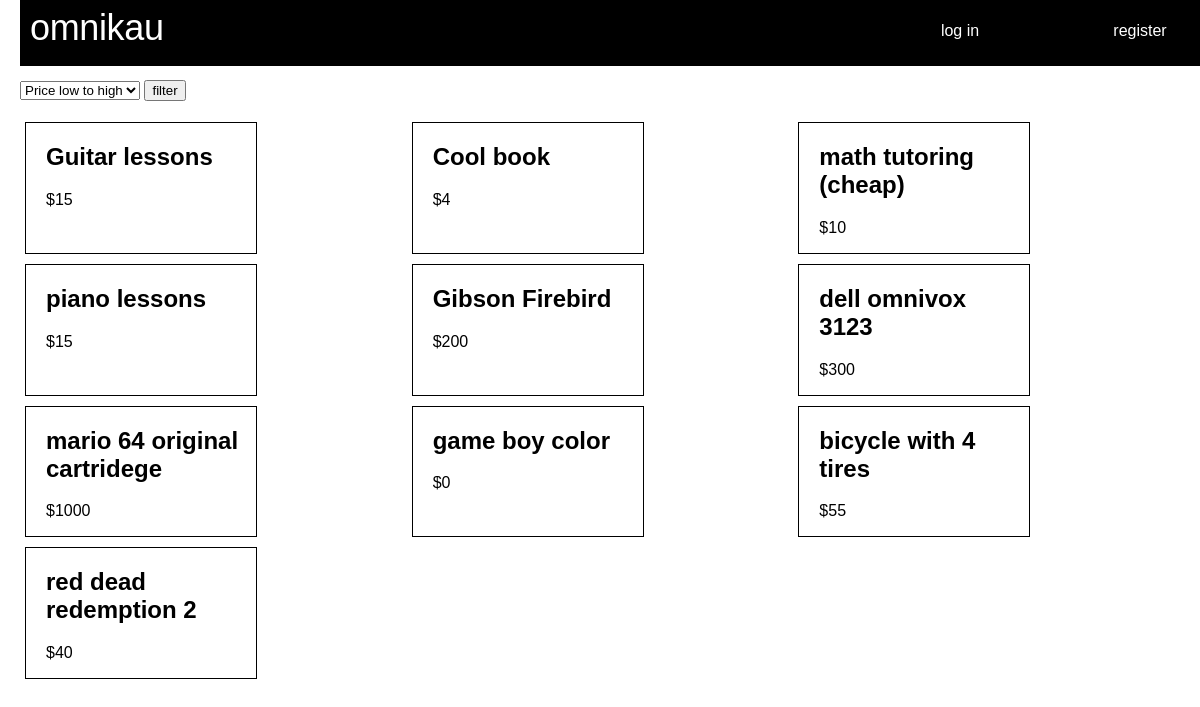
The app's page /, older data.
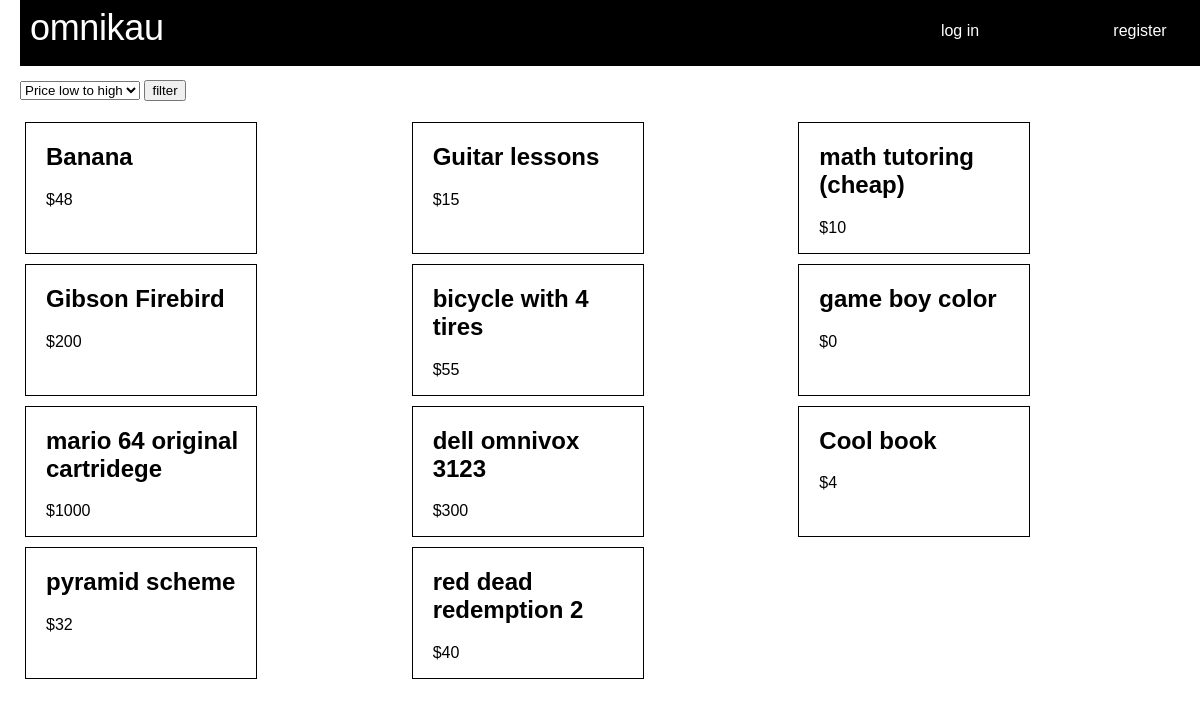
The same page, newer data.
### tables this page shows
CREATE TABLE `postings` (
  `posting_id` int(11) NOT NULL,
  `description` varchar(64) NOT NULL,
  `price` int(10) NOT NULL,
  `seller_email` varchar(64) NOT NULL,
  `date_posted` date NOT NULL DEFAULT current_timestamp(),
  `visits` int(11) NOT NULL,
  `is_sold` char(1) NOT NULL,
  `post_type` varchar(32) NOT NULL,
  `title` varchar(64) NOT NULL
);

### Models/Posting.php (called while the page is built, shortened)
<?php
    include_once 'Models/User.php';
    class Posting{
        static function listPostings($whereCondition=-1, $sortCondition=-1){
            global $conn;
            $list = array();
            if(isset($_SESSION['user']) && $_SESSION['user']!='-1'){
                $sql = $whereCondition!=-1 ? "SELECT * FROM postings WHERE $whereCondition AND is_sold = 0 AND `seller_email` NOT LIKE ". $_SESSION['user']->email ."" : "SELECT * FROM postings WHERE is_sold = 0";
                if($sortCondition!=-1){
                    $sql = $sql . " ORDER BY $sortCondition";
                }
            }else{
                $sql = $whereCondition!=-1 ? "SELECT * FROM postings WHERE $whereCondition AND is_sold = 0 " : "SELECT * FROM postings WHERE is_sold = 0";
                if($sortCondition!=-1){
                    $sql = $sql . " ORDER BY $sortCondition";
                }
            }
            $result = $conn->query($sql);
            while($row = ($result->fetch_assoc())){
                $posting = new Posting();
                $posting->posting_id = $row['posting_id'];
                $posting->title = $row['title'];
                $posting->description = $row['description'];
                $posting->price = $row['price'];
                $posting->seller_email = $row['seller_email'];
                $posting->date_posted = $row['date_posted'];
                $posting->visits = $row['visits'];
                $posting->is_sold = $row['is_sold'];
                $posting->post_type = $row['post_type'];
                array_push($list,$posting);
            }
            return $list;
        }
    }
?>

### Views/Posting/index.php (the view, shortened to what this page needs)
<?php
    $email = "-1";
?>
<!DOCTYPE html>
<html lang="en">
<head>
    <link rel="stylesheet" href="styles.css">
</head>
<body>
    <?php include_once "header.php"; ?>
    <form method='get' action='?c=posting&a=index>'>
        <select name='sort'>
            <option value='Price ASC'>Price low to high</option>
        </select>
        <button>filter</button>
    </form>
    <div id='postingGrid'>
        <?php
        printPostings($email, $data);
        function printPostings($email, $data){
            foreach($data as $posting){
                if($posting->seller_email!=$email){
                    echo "<div id='posting'>";
                    echo "<a href='?c=posting&a=view&i=$posting->posting_id'>";
                    echo "<h2>$posting->title</h2>";
                    echo "<p>$$posting->price</p>";
                    echo "</a>";
                    echo "</div>";
                }
            }
        }
        ?>
    </div>
</body>
</html>

### index.php (shortened to what this page needs)
<link rel="stylesheet" href="styles.css">
<?php
    $ct = new $controllerName();
    $ct->route();
?>

### Controllers/PostingController.php (shortened to what this page needs)
<?php
include_once 'Models/Posting.php';
    class PostingController{
        function route(){
            $action = isset($_GET['a']) ? $_GET['a'] : 'index';
            $id = isset($_GET['i']) ? $_GET['i'] : -1;
            if($action=='poster'){
                $user = $_SESSION['user'];
                $title = $_POST['title'];
                $description = $_POST['description'];
                $price = $_POST['price'];
                $seller_email = $user->email;
                $is_sold = 0;
                $post_type = $_POST['postType'];
                $posting = new Posting();
                $posting->title = $title;
                $posting->seller_email = $seller_email;
                $posting->description = $description;
                $posting->post_type = $post_type;
                $posting->price = (int)$price;
                $posting->description = $description;
                $posting->upload();
                header("Location: ?c=posting&a=index");
            }else if($action=='index'){
                $this->goToIndex();
            }else if($action=='post'){
                if(isset($_SESSION['user']) && $_SESSION['user']!='-1'){
                    $this->render($action);
                }else{
                    $_SESSION['alert'] = "You can't post without being logged in.";
                    $this->render('index');
                }
            }else if($action=='view'){
                $posting = new Posting($id);
                $posting->addVisit();
                $data = array($posting);
                $this->render($action, $data);
            }else if($action=='delete'){
                if($id!=-1){
                    Posting::delete($id);
                }else{
                    $_SESSION['alert'] = "Deletion failed.";
                }
                $this->goToIndex();
            }else if($action=='buy'){
                if(isset($_SESSION['user']) && $_SESSION['user']!="-1"){
                    $transaction = new Transaction($_SESSION['user']->email, $id, 0, true);
                    Posting::sell($id);
                    $this->render('purchased');
                }else{
                    $_SESSION['alert'] = "Can't purchase anything while not logged in.";
                    $this->render('index');
                }
            }
        }
        function goToIndex(){
            $where = isset($_GET['where']) ? $_GET['where'] : -1;
            $sort = isset($_GET['sort']) ? $_GET['sort'] : -1;
            $postings = $sort!=-1 ? Posting::listPostings($where, $sort) : Posting::listPostings($where, 'visits DESC');
            $this->render('index', $postings);
        }
        function render($action, $data = []){
            extract($data);
            include "Views/Posting/$action.php";
        }
    }
?>

### header.php
<header>
        <a href="?c=posting&a=index"><h1>omnikau</h1></a>
        <?php
            if(isset($_SESSION['user']) && $_SESSION['user']!="-1"){
                echo "<a href='?c=posting&a=post'><p>Create posting</p></a>";
                echo "<a href='?c=user&a=edit'><p>".$_SESSION['user']->username."</p></a>";
                echo $_SESSION['user']->hasUnrated() ? "<a href='?c=user&a=notifications'><p>🔔</p></a>" : "<a href='?c=user&a=signout'><p>Sign out</p></a>";
            }else{
                echo "<p></p>";
                echo "<a href='?c=user&a=login'><p>log in</p></a>";
                echo "<a href='?c=user&a=register'><p>register</p></a>";
            }
        ?>
</header>

### styles.css (style rules this page uses)
body { margin: 20px; margin-top: 80px; position: relative; font-feature-settings: 'clig' off, 'liga' off; font-family: 'Michroma', sans-serif; }
#postingGrid { display: grid; grid-template-columns: 1fr 1fr 1fr; }
#posting { background-color: white; color: black; margin: 5px; border: 1px solid black; width: 200px; padding-left: 20px; padding-right: 10px; }
header { position: fixed; top:0; width: 100%; padding: 10px; background-color: black; color: white; display: grid; grid-template-columns: 55% 15% 15% 15%; vertical-align: middle; margin-bottom: 50px; }
header a { text-decoration: none; transition: all .2s ease-in; color: white; }
header h1 { margin: 0; font-size: 36px; font-style: normal; font-weight: 400; line-height: 100%; letter-spacing: -0.36px; }
header p { vertical-align: middle; margin-top: 12px; text-align: center; }
div a { color: black; text-decoration: none; }

Row changes from the older to the newer data that the page shows:
removed postings: title "piano lessons", price "15"
added postings: title "Banana", price "48"
changed postings "bicycle with 4 tires": moves up the list
changed postings "game boy color": moves up the list
changed postings "mario 64 original cartridege": moves down the list
changed postings "Cool book": moves down the list
added postings: title "pyramid scheme", price "32"
